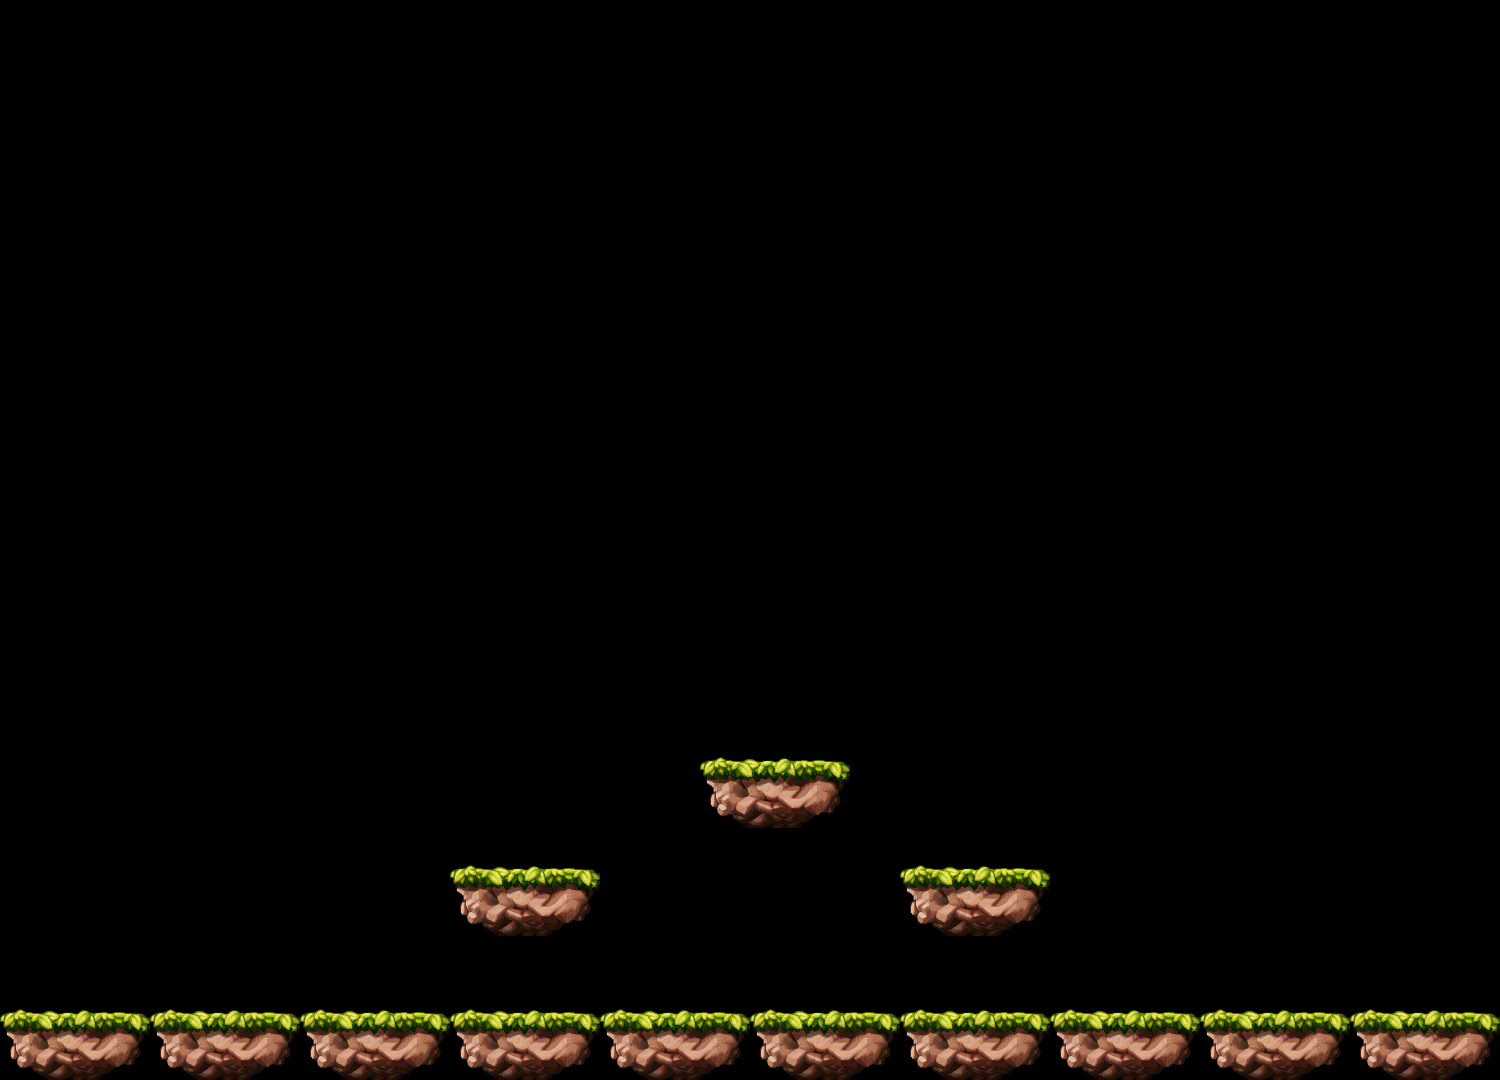

This game map was drawn from its Tiled (.tmx) file and the tilesets committed beside it. A one-line description and the full map source follow:
An orthogonal 30x30 tile map with 50x36 px tiles, 1 tile layer (layer0).

<map version="1.9" tiledversion="1.9.2" orientation="orthogonal" renderorder="right-down" width="30" height="30" tilewidth="50" tileheight="36" infinite="0" nextlayerid="4" nextobjectid="1">
 <editorsettings>
  <export target="tilemap.json" format="json" />
 </editorsettings>
 <tileset firstgid="1" name="terrain" tilewidth="50" tileheight="36" tilecount="6" columns="3">
  <image source="../assets/terrain.png" width="154" height="77" />
 </tileset>
 <layer id="1" name="layer0" width="30" height="30">
  <data encoding="csv">
0,0,0,0,0,0,0,0,0,0,0,0,0,0,0,0,0,0,0,0,0,0,0,0,0,0,0,0,0,0,
0,0,0,0,0,0,0,0,0,0,0,0,0,0,0,0,0,0,0,0,0,0,0,0,0,0,0,0,0,0,
0,0,0,0,0,0,0,0,0,0,0,0,0,0,0,0,0,0,0,0,0,0,0,0,0,0,0,0,0,0,
0,0,0,0,0,0,0,0,0,0,0,0,0,0,0,0,0,0,0,0,0,0,0,0,0,0,0,0,0,0,
0,0,0,0,0,0,0,0,0,0,0,0,0,0,0,0,0,0,0,0,0,0,0,0,0,0,0,0,0,0,
0,0,0,0,0,0,0,0,0,0,0,0,0,0,0,0,0,0,0,0,0,0,0,0,0,0,0,0,0,0,
0,0,0,0,0,0,0,0,0,0,0,0,0,0,0,0,0,0,0,0,0,0,0,0,0,0,0,0,0,0,
0,0,0,0,0,0,0,0,0,0,0,0,0,0,0,0,0,0,0,0,0,0,0,0,0,0,0,0,0,0,
0,0,0,0,0,0,0,0,0,0,0,0,0,0,0,0,0,0,0,0,0,0,0,0,0,0,0,0,0,0,
0,0,0,0,0,0,0,0,0,0,0,0,0,0,0,0,0,0,0,0,0,0,0,0,0,0,0,0,0,0,
0,0,0,0,0,0,0,0,0,0,0,0,0,0,0,0,0,0,0,0,0,0,0,0,0,0,0,0,0,0,
0,0,0,0,0,0,0,0,0,0,0,0,0,0,0,0,0,0,0,0,0,0,0,0,0,0,0,0,0,0,
0,0,0,0,0,0,0,0,0,0,0,0,0,0,0,0,0,0,0,0,0,0,0,0,0,0,0,0,0,0,
0,0,0,0,0,0,0,0,0,0,0,0,0,0,0,0,0,0,0,0,0,0,0,0,0,0,0,0,0,0,
0,0,0,0,0,0,0,0,0,0,0,0,0,0,0,0,0,0,0,0,0,0,0,0,0,0,0,0,0,0,
0,0,0,0,0,0,0,0,0,0,0,0,0,0,0,0,0,0,0,0,0,0,0,0,0,0,0,0,0,0,
0,0,0,0,0,0,0,0,0,0,0,0,0,0,0,0,0,0,0,0,0,0,0,0,0,0,0,0,0,0,
0,0,0,0,0,0,0,0,0,0,0,0,0,0,0,0,0,0,0,0,0,0,0,0,0,0,0,0,0,0,
0,0,0,0,0,0,0,0,0,0,0,0,0,0,0,0,0,0,0,0,0,0,0,0,0,0,0,0,0,0,
0,0,0,0,0,0,0,0,0,0,0,0,0,0,0,0,0,0,0,0,0,0,0,0,0,0,0,0,0,0,
0,0,0,0,0,0,0,0,0,0,0,0,0,0,0,0,0,0,0,0,0,0,0,0,0,0,0,0,0,0,
0,0,0,0,0,0,0,0,0,0,0,0,0,0,1,2,3,0,0,0,0,0,0,0,0,0,0,0,0,0,
0,0,0,0,0,0,0,0,0,0,0,0,0,0,4,5,6,0,0,0,0,0,0,0,0,0,0,0,0,0,
0,0,0,0,0,0,0,0,0,0,0,0,0,0,0,0,0,0,0,0,0,0,0,0,0,0,0,0,0,0,
0,0,0,0,0,0,0,0,0,1,2,3,0,0,0,0,0,0,1,2,3,0,0,0,0,0,0,0,0,0,
0,0,0,0,0,0,0,0,0,4,5,6,0,0,0,0,0,0,4,5,6,0,0,0,0,0,0,0,0,0,
0,0,0,0,0,0,0,0,0,0,0,0,0,0,0,0,0,0,0,0,0,0,0,0,0,0,0,0,0,0,
0,0,0,0,0,0,0,0,0,0,0,0,0,0,0,0,0,0,0,0,0,0,0,0,0,0,0,0,0,0,
1,2,3,1,2,3,1,2,3,1,2,3,1,2,3,1,2,3,1,2,3,1,2,3,1,2,3,1,2,3,
4,5,6,4,5,6,4,5,6,4,5,6,4,5,6,4,5,6,4,5,6,4,5,6,4,5,6,4,5,6
</data>
 </layer>
</map>